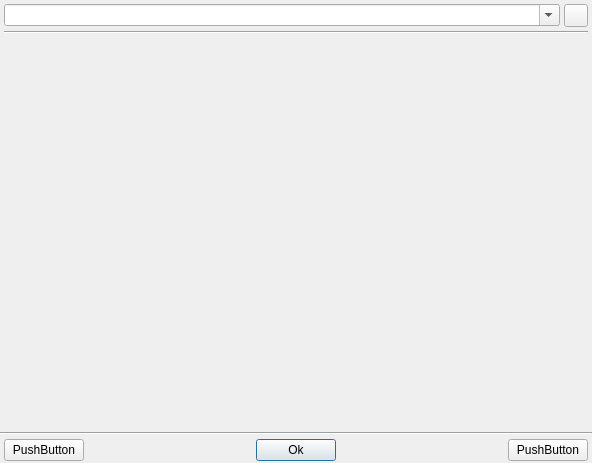
<?xml version="1.0" encoding="UTF-8"?>
<ui version="4.0">
 <class>m_Window</class>
 <widget class="QFrame" name="m_Window">
  <property name="geometry">
   <rect>
    <x>0</x>
    <y>0</y>
    <width>592</width>
    <height>463</height>
   </rect>
  </property>
  <property name="focusPolicy">
   <enum>Qt::TabFocus</enum>
  </property>
  <layout class="QVBoxLayout" name="verticalLayout">
   <property name="spacing">
    <number>4</number>
   </property>
   <property name="leftMargin">
    <number>0</number>
   </property>
   <property name="topMargin">
    <number>2</number>
   </property>
   <property name="rightMargin">
    <number>0</number>
   </property>
   <property name="bottomMargin">
    <number>0</number>
   </property>
   <item>
    <widget class="QWidget" name="m_FilterContainer" native="true">
     <layout class="QGridLayout" name="gridLayout">
      <property name="leftMargin">
       <number>4</number>
      </property>
      <property name="topMargin">
       <number>2</number>
      </property>
      <property name="rightMargin">
       <number>4</number>
      </property>
      <property name="bottomMargin">
       <number>0</number>
      </property>
      <property name="spacing">
       <number>4</number>
      </property>
      <item row="0" column="0">
       <widget class="CComboBoxHelpers" name="m_FilterBox">
        <property name="sizePolicy">
         <sizepolicy hsizetype="Expanding" vsizetype="Fixed">
          <horstretch>0</horstretch>
          <verstretch>0</verstretch>
         </sizepolicy>
        </property>
        <property name="editable">
         <bool>true</bool>
        </property>
        <property name="placeholderText" stdset="0">
         <string>Filter...</string>
        </property>
        <property name="haveDeleteButtons" stdset="0">
         <bool>true</bool>
        </property>
       </widget>
      </item>
      <item row="0" column="1">
       <widget class="CSkinButton" name="m_DeleteFilterButton">
        <property name="sizePolicy">
         <sizepolicy hsizetype="Preferred" vsizetype="Preferred">
          <horstretch>0</horstretch>
          <verstretch>0</verstretch>
         </sizepolicy>
        </property>
        <property name="cursor">
         <cursorShape>PointingHandCursor</cursorShape>
        </property>
        <property name="focusPolicy">
         <enum>Qt::NoFocus</enum>
        </property>
        <property name="contextMenuPolicy">
         <enum>Qt::NoContextMenu</enum>
        </property>
        <property name="toolButtonStyle">
         <enum>Qt::ToolButtonIconOnly</enum>
        </property>
        <property name="skinImage" stdset="0">
         <stringlist notr="true">
          <string>src=&quot;img\tree\toolbar\delfilter.png&quot;  autoScale=&quot;0&quot; tooltip=&quot;Delete filter&quot;</string>
         </stringlist>
        </property>
        <property name="osdTooltip" stdset="0">
         <bool>true</bool>
        </property>
        <property name="widthForHeight" stdset="0">
         <number>1</number>
        </property>
       </widget>
      </item>
      <item row="1" column="0" colspan="2">
       <widget class="Line" name="line_2">
        <property name="orientation">
         <enum>Qt::Horizontal</enum>
        </property>
       </widget>
      </item>
     </layout>
    </widget>
   </item>
   <item>
    <widget class="COsdSelectTree" name="m_Tree">
     <property name="focusPolicy">
      <enum>Qt::WheelFocus</enum>
     </property>
     <property name="autoFillBackground">
      <bool>false</bool>
     </property>
     <property name="styleSheet">
      <string notr="true">#m_Tree {background-color: transparent;}
/*INCLUDE_UI_scrollbar.qss*/</string>
     </property>
     <property name="frameShape">
      <enum>QFrame::NoFrame</enum>
     </property>
     <property name="editTriggers">
      <set>QAbstractItemView::NoEditTriggers</set>
     </property>
     <property name="showDropIndicator" stdset="0">
      <bool>false</bool>
     </property>
     <property name="verticalScrollMode">
      <enum>QAbstractItemView::ScrollPerPixel</enum>
     </property>
     <property name="indentation">
      <number>2</number>
     </property>
     <property name="uniformRowHeights">
      <bool>true</bool>
     </property>
     <property name="animated">
      <bool>true</bool>
     </property>
     <property name="sliderInfo" stdset="0">
      <string notr="true">color1=&quot;0x7010F010&quot; color2=&quot;0&quot; type=&quot;0&quot; roundcorner=&quot;0&quot; borderwidth=&quot;0&quot; bordercolor=&quot;0&quot;</string>
     </property>
     <property name="cursorInfo" stdset="0">
      <stringlist notr="true">
       <string>id=&quot;focus&quot;  marginBottom=&quot;1&quot; marginTop=&quot;1&quot; type=&quot;0&quot; color1=&quot;0x7080A0FF&quot; roundcorner=&quot;0&quot; bordercolor=&quot;0xFF000000&quot; borderWidth=&quot;0&quot;</string>
       <string>id=&quot;hover&quot; marginBottom=&quot;1&quot; marginTop=&quot;1&quot; type=&quot;0&quot; color1=&quot;0x3080A0FF&quot; roundcorner=&quot;0&quot; bordercolor=&quot;0xFF000000&quot; borderWidth=&quot;0&quot;</string>
      </stringlist>
     </property>
     <property name="borderInfo" stdset="0">
      <string notr="true">borderwidth=&quot;1&quot; roundcorner=&quot;0&quot; bordercolor=&quot;0x9010B010&quot; </string>
     </property>
     <property name="imageParams" stdset="0">
      <string notr="true">checked=&quot;img/select/check.png&quot; empty=&quot;img/select/empty.png&quot; </string>
     </property>
     <property name="addRowHeight" stdset="0">
      <number>4</number>
     </property>
     <property name="addRowHeightF" stdset="0">
      <number>8</number>
     </property>
     <property name="smoothCursorMovement" stdset="0">
      <number>2</number>
     </property>
     <attribute name="headerVisible">
      <bool>false</bool>
     </attribute>
     <column>
      <property name="text">
       <string notr="true">1</string>
      </property>
     </column>
    </widget>
   </item>
   <item>
    <widget class="Line" name="line">
     <property name="orientation">
      <enum>Qt::Horizontal</enum>
     </property>
    </widget>
   </item>
   <item>
    <layout class="QHBoxLayout" name="horizontalLayout">
     <property name="leftMargin">
      <number>4</number>
     </property>
     <property name="rightMargin">
      <number>4</number>
     </property>
     <property name="bottomMargin">
      <number>2</number>
     </property>
     <item alignment="Qt::AlignLeft">
      <widget class="QPushButton" name="m_Button0">
       <property name="sizePolicy">
        <sizepolicy hsizetype="Fixed" vsizetype="Fixed">
         <horstretch>0</horstretch>
         <verstretch>0</verstretch>
        </sizepolicy>
       </property>
       <property name="styleSheet">
        <string notr="true">/*INCLUDE_UI_defaultbutton.qss*/</string>
       </property>
       <property name="text">
        <string>PushButton</string>
       </property>
      </widget>
     </item>
     <item>
      <spacer name="horizontalSpacer">
       <property name="orientation">
        <enum>Qt::Horizontal</enum>
       </property>
       <property name="sizeHint" stdset="0">
        <size>
         <width>40</width>
         <height>20</height>
        </size>
       </property>
      </spacer>
     </item>
     <item alignment="Qt::AlignHCenter">
      <widget class="QPushButton" name="m_OkButton">
       <property name="sizePolicy">
        <sizepolicy hsizetype="Fixed" vsizetype="Fixed">
         <horstretch>0</horstretch>
         <verstretch>0</verstretch>
        </sizepolicy>
       </property>
       <property name="focusPolicy">
        <enum>Qt::TabFocus</enum>
       </property>
       <property name="styleSheet">
        <string notr="true">/*INCLUDE_UI_defaultbutton.qss*/</string>
       </property>
       <property name="text">
        <string>Ok</string>
       </property>
       <property name="default">
        <bool>true</bool>
       </property>
      </widget>
     </item>
     <item>
      <spacer name="horizontalSpacer_2">
       <property name="orientation">
        <enum>Qt::Horizontal</enum>
       </property>
       <property name="sizeHint" stdset="0">
        <size>
         <width>40</width>
         <height>20</height>
        </size>
       </property>
      </spacer>
     </item>
     <item alignment="Qt::AlignRight">
      <widget class="QPushButton" name="m_Button1">
       <property name="sizePolicy">
        <sizepolicy hsizetype="Fixed" vsizetype="Fixed">
         <horstretch>0</horstretch>
         <verstretch>0</verstretch>
        </sizepolicy>
       </property>
       <property name="styleSheet">
        <string notr="true">/*INCLUDE_UI_defaultbutton.qss*/</string>
       </property>
       <property name="text">
        <string>PushButton</string>
       </property>
      </widget>
     </item>
    </layout>
   </item>
  </layout>
 </widget>
 <customwidgets>
  <customwidget>
   <class>COsdSelectTree</class>
   <extends>QTreeWidget</extends>
   <header>OsdSelectTree.h</header>
  </customwidget>
  <customwidget>
   <class>CComboBoxHelpers</class>
   <extends>QComboBox</extends>
   <header>comboboxhelpers.h</header>
  </customwidget>
  <customwidget>
   <class>CSkinButton</class>
   <extends>QToolButton</extends>
   <header>skinbutton.h</header>
  </customwidget>
 </customwidgets>
 <resources/>
 <connections/>
</ui>
